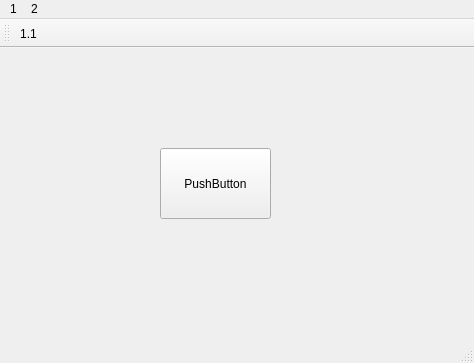
<?xml version="1.0" encoding="UTF-8"?>
<ui version="4.0">
 <class>MainWindow</class>
 <widget class="QMainWindow" name="MainWindow">
  <property name="geometry">
   <rect>
    <x>0</x>
    <y>0</y>
    <width>474</width>
    <height>363</height>
   </rect>
  </property>
  <property name="windowTitle">
   <string>MainWindow</string>
  </property>
  <property name="toolTip">
   <string/>
  </property>
  <property name="statusTip">
   <string/>
  </property>
  <widget class="QWidget" name="centralwidget">
   <widget class="QPushButton" name="pushButton">
    <property name="geometry">
     <rect>
      <x>160</x>
      <y>100</y>
      <width>111</width>
      <height>71</height>
     </rect>
    </property>
    <property name="text">
     <string>PushButton</string>
    </property>
   </widget>
  </widget>
  <widget class="QMenuBar" name="menubar">
   <property name="geometry">
    <rect>
     <x>0</x>
     <y>0</y>
     <width>474</width>
     <height>18</height>
    </rect>
   </property>
   <widget class="QMenu" name="menusss">
    <property name="title">
     <string>1</string>
    </property>
    <addaction name="action1_1"/>
    <addaction name="action1_2"/>
   </widget>
   <widget class="QMenu" name="menusss_2">
    <property name="title">
     <string>2</string>
    </property>
    <addaction name="action2_1"/>
   </widget>
   <addaction name="menusss"/>
   <addaction name="menusss_2"/>
  </widget>
  <widget class="QStatusBar" name="statusbar"/>
  <widget class="QToolBar" name="toolBar">
   <property name="windowTitle">
    <string>toolBar</string>
   </property>
   <attribute name="toolBarArea">
    <enum>TopToolBarArea</enum>
   </attribute>
   <attribute name="toolBarBreak">
    <bool>false</bool>
   </attribute>
   <addaction name="action1_1"/>
  </widget>
  <action name="action1_1">
   <property name="text">
    <string>1.1</string>
   </property>
  </action>
  <action name="action1_2">
   <property name="text">
    <string>1.2</string>
   </property>
  </action>
  <action name="action2_1">
   <property name="text">
    <string>2.1</string>
   </property>
  </action>
 </widget>
 <resources/>
 <connections/>
</ui>
